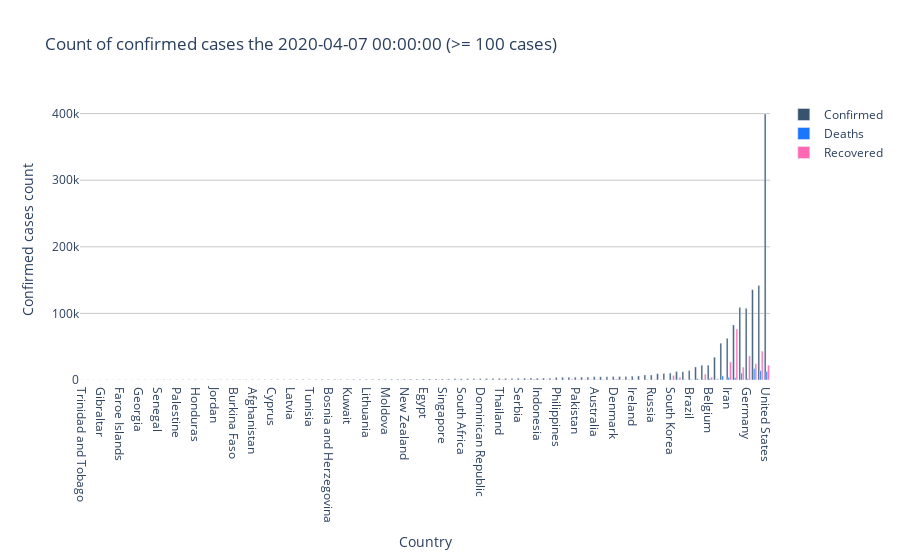

The notebook cell this image was saved under:
### Code cell
last_date=api_data.columns[-2]
countries_whith_min_hundred_cases = api_data.loc[api_data[last_date] >= 100].copy()

# Note that the confirmed_cases count are the positive tested cases, and might be under estimated compared to real cases count
confirmed_cases = countries_whith_min_hundred_cases.loc[api_data["Type"] == "Confirmed"].copy()
confirmed_cases.set_index("CountryOrRegion", inplace=True)
confirmed_cases.drop(columns="Type", inplace=True)
confirmed_cases = confirmed_cases.sort_values(datetime.datetime.now().replace(hour=0, minute=0, second=0, microsecond=0) - timedelta(days=1))

deceased = countries_whith_min_hundred_cases.loc[api_data["Type"] == "Deaths"].copy()
deceased.set_index("CountryOrRegion", inplace=True)
deceased.drop(columns="Type", inplace=True)

recovered = countries_whith_min_hundred_cases.loc[api_data["Type"] == "Recovered"].copy()
recovered.set_index("CountryOrRegion", inplace=True)
recovered.drop(columns="Type", inplace=True)

fig = go.Figure()
fig.add_trace(
    go.Bar(
        x=confirmed_cases.index,
        y=confirmed_cases[last_date],
        name="Confirmed",
        marker_color="rgb(55, 83, 109)"
    )
)
fig.add_trace(
    go.Bar(
        x=deceased.index,
        y=deceased[last_date],
        name="Deaths",
        marker_color="rgb(26, 118, 255)"
    )
)
fig.add_trace(
    go.Bar(
        x=recovered.index,
        y=recovered[last_date],
        name="Recovered",
        marker_color="rgb(255, 105, 180)"
    )
)
fig.update_layout(title=f"Count of confirmed cases the {last_date} (>= 100 cases)",
                  plot_bgcolor="rgb(255, 255, 255)")
fig.update_xaxes(title_text="Country")
fig.update_yaxes(title_text="Confirmed cases count",
                 gridcolor="rgb(200, 200, 200)", 
                 gridwidth=1)
fig.show()

### Figure 1 — Plotly figure (JSON) as saved in the notebook; plotly's stock layout.template omitted (floating-point values rounded to 4 significant figures)
{"data": [{"marker": {"color": "rgb(55, 83, 109)"}, "name": "Confirmed", "type": "bar", "x": ["Trinidad and Tobago", "Cambodia", "Paraguay", "Gibraltar", "Brunei", "Martinique", "Faroe Islands", "Democratic Republic of the Congo", "Sri Lanka", "Georgia", "Bolivia", "Bangladesh", "Senegal", "Vietnam", "Nigeria", "Palestine", "San Marino", "Malta", "Honduras", "Ghana", "Cote d'Ivoire", "Jordan", "Reunion", "Taiwan", "Burkina Faso", "Albania", "Oman", "Afghanistan", "Cuba", "Costa Rica", "Cyprus", "Andorra", "Lebanon", "Latvia", "Bulgaria", "North Macedonia", "Tunisia", "Slovakia", "Cameroon", "Bosnia and Herzegovina", "Bahrain", "Azerbaijan", "Kuwait", "Armenia", "Hungary", "Lithuania", "Belarus", "Slovenia", "Moldova", "Estonia", "Iraq", "New Zealand", "Morocco", "Croatia", "Egypt", "Algeria", "Iceland", "Singapore", "Ukraine", "Argentina", "South Africa", "Colombia", "Greece", "Dominican Republic", "Qatar", "Panama", "Thailand", "Finland", "United Arab Emirates", "Serbia", "Mexico", "Peru", "Indonesia", "Luxembourg", "Saudi Arabia", "Philippines", "Ecuador", "Malaysia", "Pakistan", "Japan", "Romania", "Australia", "Poland", "Czechia", "Denmark", "Chile", "India", "Ireland", "Norway", "Sweden", "Russia", "Israel", "Canada", "South Korea", "Austria", "Portugal", "Brazil", "Netherlands", "Switzerland", "Belgium", "Turkey", "United Kingdom", "Iran", "China", "France", "Germany", "Italy", "Spain", "United States"], "y": [107, 117, 119, 113, 135, 152, 173, 180, 185, 208, 210, 164, 237, 251, 254, 261, 279, 293, 312, 287, 349, 353, 358, 379, 384, 383, 371, 423, 396, 483, 494, 545, 548, 548, 581, 599, 623, 581, 685, 764, 811, 717, 743, 853, 895, 912, 861, 1059, 1056, 1149, 1122, 1210, 1184, 1282, 1450, 1468, 1586, 1481, 1462, 1715, 1749, 1780, 1832, 1956, 2057, 2249, 2369, 2308, 2359, 2447, 2785, 2954, 2738, 2970, 2795, 3764, 3995, 3963, 4072, 4257, 4417, 5021, 4848, 5017, 5071, 5116, 5356, 5709, 6086, 7693, 7497, 9404, 9710, 10384, 12639, 12442, 14049, 19580, 22253, 22194, 34109, 55242, 62589, 82568, 109069, 107663, 135586, 141942, 399393]}, {"marker": {"color": "rgb(26, 118, 255)"}, "name": "Deaths", "type": "bar", "x": ["Algeria", "Austria", "Belgium", "Brazil", "Canada", "China", "Denmark", "Ecuador", "France", "Germany", "India", "Indonesia", "Iran", "Ireland", "Italy", "Mexico", "Netherlands", "Peru", "Philippines", "Poland", "Portugal", "Romania", "South Korea", "Spain", "Sweden", "Switzerland", "Turkey", "United Kingdom", "United States"], "y": [193, 243, 2035, 688, 111, 3316, 203, 220, 10328, 2016, 160, 221, 3872, 210, 17127, 141, 2101, 107, 177, 129, 345, 203, 200, 14045, 591, 821, 725, 6159, 12885]}, {"marker": {"color": "rgb(255, 105, 180)"}, "name": "Recovered", "type": "bar", "x": ["Albania", "Algeria", "Argentina", "Australia", "Austria", "Bahrain", "Belgium", "Brazil", "Burkina Faso", "Chile", "China", "Colombia", "Croatia", "Czechia", "Denmark", "Ecuador", "Egypt", "Finland", "France", "Germany", "Greece", "Iceland", "India", "Indonesia", "Iran", "Iraq", "Israel", "Italy", "Japan", "Jordan", "Kuwait", "Luxembourg", "Malaysia", "Mexico", "Netherlands", "New Zealand", "Pakistan", "Peru", "Poland", "Portugal", "Qatar", "Romania", "Russia", "Saudi Arabia", "Senegal", "Serbia", "Singapore", "Slovenia", "South Korea", "Spain", "Sweden", "Switzerland", "Thailand", "Turkey", "United Arab Emirates", "United Kingdom", "United States", "Vietnam"], "y": [131, 113, 338, 509, 4046, 458, 4157, 127, 127, 898, 76515, 100, 167, 172, 1491, 140, 276, 300, 19337, 36081, 269, 559, 468, 204, 27039, 373, 801, 24392, 622, 138, 105, 500, 1321, 633, 250, 282, 467, 1301, 191, 184, 150, 460, 494, 615, 105, 118, 377, 102, 6776, 43208, 205, 8704, 888, 1582, 186, 135, 22194, 123]}], "layout": {"plot_bgcolor": "rgb(255, 255, 255)", "title": {"text": "Count of confirmed cases the 2020-04-07 00:00:00 (>= 100 cases)"}, "xaxis": {"title": {"text": "Country"}}, "yaxis": {"gridcolor": "rgb(200, 200, 200)", "gridwidth": 1, "title": {"text": "Confirmed cases count"}}}}
